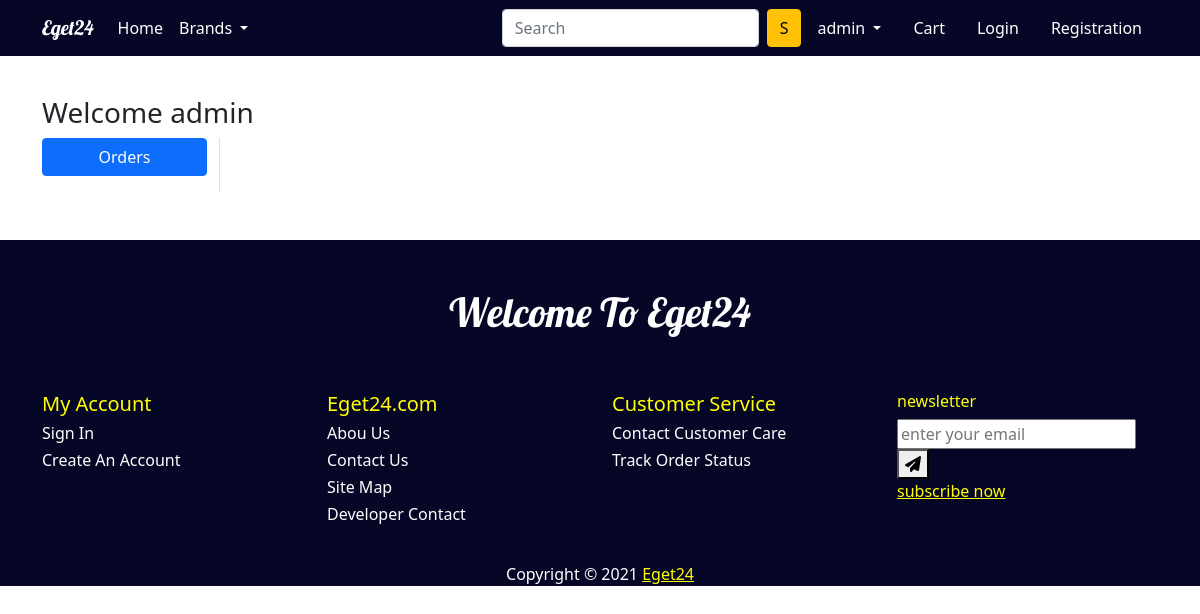
The page /orders/ (signed in) on the database as committed earlier.
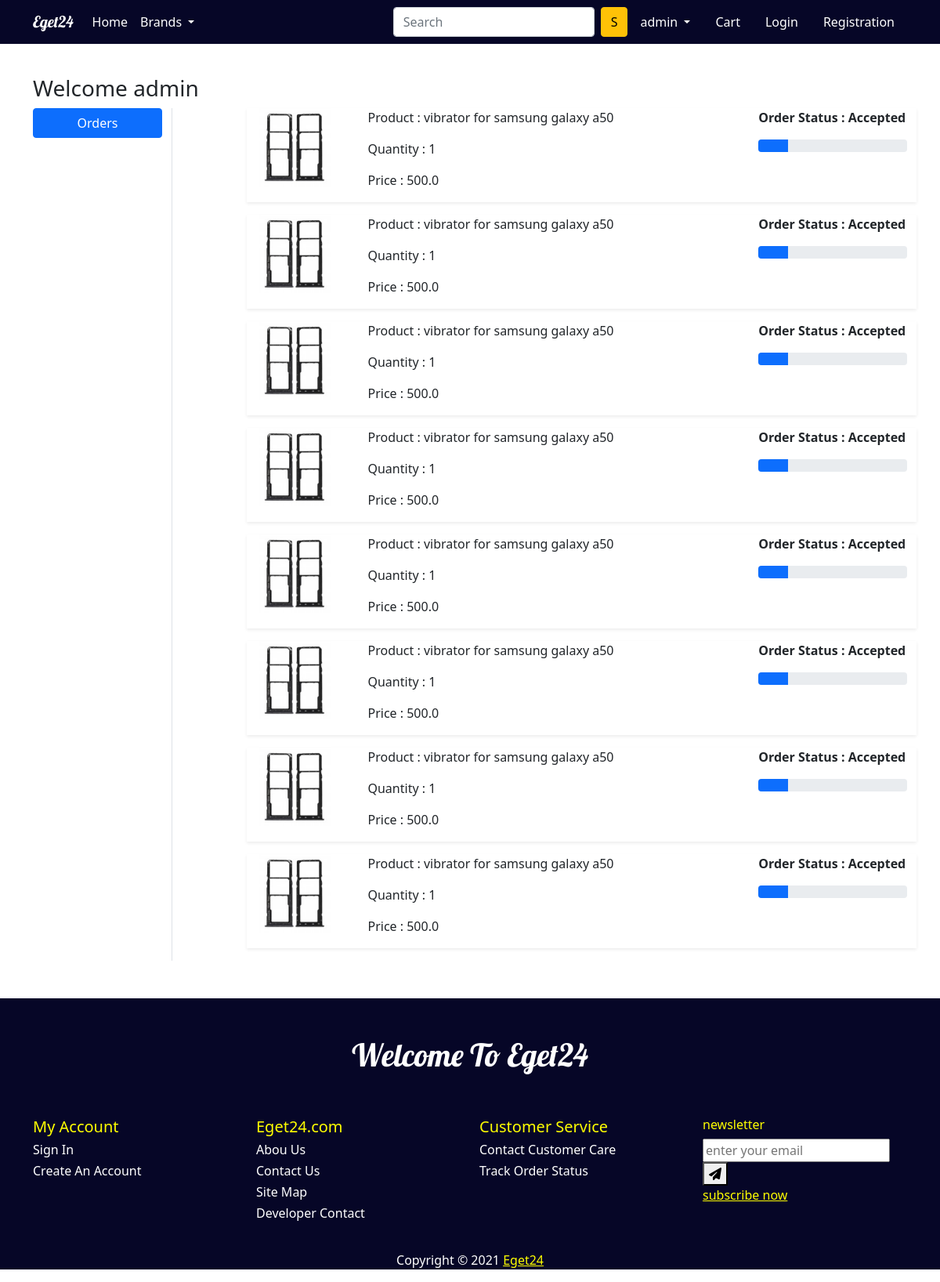
The same page on the database as committed later.
### mobiles/models.py (models this page shows, shortened)
class OrderPlaced(models.Model):
    order_number = models.CharField(max_length=12, blank=True)
    payment_status = models.CharField(max_length=15, blank=True)
    user = models.ForeignKey(CustomUser, on_delete=models.CASCADE)
    customer_address = models.ForeignKey(CustomerAddress,
                                         on_delete=models.CASCADE)
    all_accesories = models.ForeignKey(All_Accesories,
                                       on_delete=models.CASCADE)
    quantity = models.PositiveIntegerField(default=1)
    item_total_price = models.FloatField(default=0)
    expected_delivery_date = models.CharField(max_length=20)
    message = models.TextField(blank=True, default='hello')
    status = models.CharField(max_length=20,
                              choices=STATUS_CHOICES,
                              default='Accepted')
    ordered_date = models.DateTimeField(auto_now_add=True)
    updated_at = models.DateTimeField(auto_now=True)

class All_Accesories(models.Model):
    all_mobiles = models.ForeignKey(All_Mobiles, on_delete=models.CASCADE)
    title = models.CharField(max_length=200)
    price = models.FloatField()
    description = models.TextField()
    category = models.CharField(choices=CATEGORY_CHOICES,
                                max_length=20,
                                blank=True)
    sub_category = models.CharField(choices=SUB_CATEGORY_CHOICES,
                                    max_length=20,
                                    blank=True)
    color = models.CharField(max_length=100, blank=True)
    availability = models.CharField(choices=AVAILABILITY, max_length=20)
    accesories_photo = models.ImageField(upload_to='accesoriesimg')
    date_added = models.DateTimeField(auto_now_add=True)

### mobiles/views.py (the view)
# urls.py: path('orders/', views.orders, name='orders'),
def orders(request):
    my_orders = OrderPlaced.objects.filter(user=request.user)
    return render(request, 'mobiles/orders.html', {'my_orders': my_orders})

### mobiles/templates/mobiles/orders.html (shortened to what this page needs)
{% extends 'mobiles/base.html' %}
{% load static %}
{% block main-content %}
<div class="container my-5 pt-5">
    <div class="row">
        <h3>Welcome {{ request.user }}</h3>
        <div class="col-sm-2 border-end">
            <ul class="list-unstyled">
                <li class="d-grid"><a href="{% url 'orders' %}" class="btn btn-primary">Orders</a></li>
            </ul>
        </div>
        <div class="col-sm-9 offset-sm-1">
            {% for orders in my_orders %}
            <div class="row shadow-sm mb-3">
                <div class="col-sm-2">
                    <img src="{{ orders.all_accesories.accesories_photo.url }}" alt="" srcset="" class="img-fluid"
                        height="100" width="100">
                </div>
                <div class="col-sm-7">
                    <p>Product : {{orders.all_accesories.title}}</p>
                    <p>Quantity : {{orders.quantity}}</p>
                    <p>Price : {{orders.item_total_price}}</p>
                </div>
                <div class="col-sm-3 fw-bold">
                    <p> Order Status : {{ orders.status }}</p>
                    {% if orders.status == 'Accepted' %}
                    <div class="progress">
                        <div class="progress-bar" role="progressbar" style="width: 20%" aria-valuenow="20"
                            aria-valuemin="0" aria-valuemax="100"></div>
                    </div>
                    {% endif %}
                </div>
            </div>
            {% endfor %}
        </div>
    </div>
</div>
{% endblock main-content %}

Rows that differ between the two databases and show on the page:
added OrderPlaced: all_accesories.accesories_photo (picture), all_accesories "vibrator for samsung galaxy a50", quantity "1", item_total_price "500.0", status "Accepted"
added OrderPlaced: all_accesories.accesories_photo (picture), all_accesories "vibrator for samsung galaxy a50", quantity "1", item_total_price "500.0", status "Accepted"
added OrderPlaced: all_accesories.accesories_photo (picture), all_accesories "vibrator for samsung galaxy a50", quantity "1", item_total_price "500.0", status "Accepted"
added OrderPlaced: all_accesories.accesories_photo (picture), all_accesories "vibrator for samsung galaxy a50", quantity "1", item_total_price "500.0", status "Accepted"
added OrderPlaced: all_accesories.accesories_photo (picture), all_accesories "vibrator for samsung galaxy a50", quantity "1", item_total_price "500.0", status "Accepted"
added OrderPlaced: all_accesories.accesories_photo (picture), all_accesories "vibrator for samsung galaxy a50", quantity "1", item_total_price "500.0", status "Accepted"
added OrderPlaced: all_accesories.accesories_photo (picture), all_accesories "vibrator for samsung galaxy a50", quantity "1", item_total_price "500.0", status "Accepted"
added OrderPlaced: all_accesories.accesories_photo (picture), all_accesories "vibrator for samsung galaxy a50", quantity "1", item_total_price "500.0", status "Accepted"
